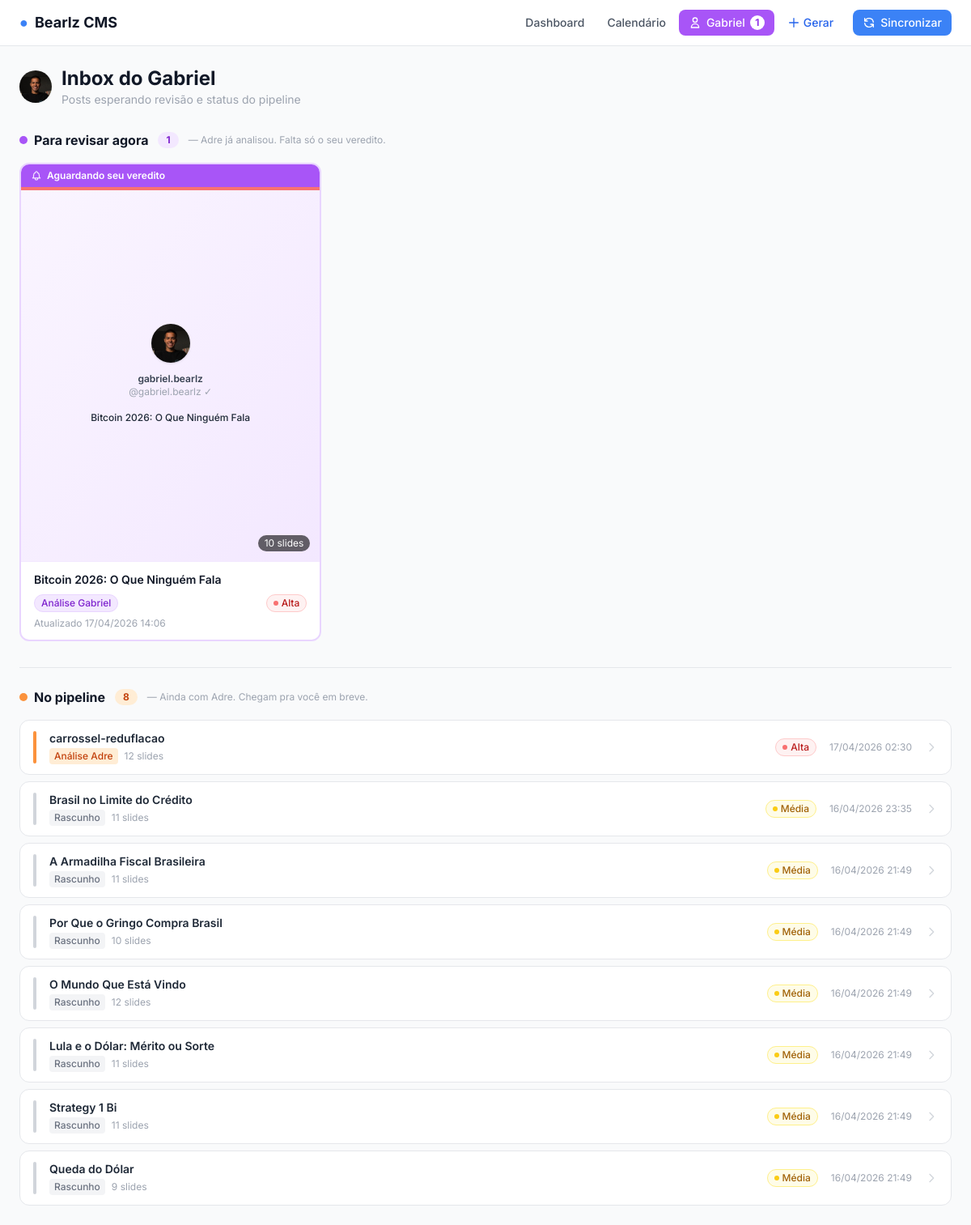
Screenshot of /gabriel with the database file from the repository.
### tables this page shows
CREATE TABLE carrosseis (
                slug        TEXT PRIMARY KEY,
                titulo      TEXT NOT NULL,
                status      TEXT NOT NULL DEFAULT 'rascunho',
                arquivo     TEXT,
                num_slides  INTEGER DEFAULT 0,
                created_at  TEXT DEFAULT (datetime('now')),
                updated_at  TEXT DEFAULT (datetime('now'))
            , prioridade TEXT NOT NULL DEFAULT 'media', tempo_revisao INTEGER DEFAULT 0, data_publicacao TEXT);

### app.py (the view)
@app.route("/gabriel")
def gabriel_inbox():
    with get_db() as conn:
        para_revisar = conn.execute(
            "SELECT * FROM carrosseis WHERE status='analise_gabriel' ORDER BY updated_at DESC"
        ).fetchall()
        aguardando = conn.execute(
            "SELECT * FROM carrosseis WHERE status IN ('rascunho','analise_adre') ORDER BY updated_at DESC"
        ).fetchall()
    def enrich(rows):
        result = []
        for r in rows:
            c = dict(r)
            c["status_label"], c["status_color"] = STATUS_LABELS.get(c["status"], ("?", "gray"))
            c["prio_label"],   c["prio_color"]   = PRIO_LABELS.get(c.get("prioridade","media"), ("Média","yellow"))
            c["updated_fmt"] = fmt_data(c["updated_at"])
            result.append(c)
        return result
    return render_template("gabriel.html",
                           para_revisar=enrich(para_revisar),
                           aguardando=enrich(aguardando))

### app.py (called while the page is built)
def get_db():
    conn = sqlite3.connect(DB_PATH)
    conn.row_factory = sqlite3.Row
    conn.execute("PRAGMA journal_mode=WAL")
    return conn

@app.context_processor
def inject_gabriel_count():
    try:
        with get_db() as conn:
            para_gabriel = conn.execute(
                "SELECT COUNT(*) FROM carrosseis WHERE status='analise_gabriel'"
            ).fetchone()[0]
            aguardando_adre = conn.execute(
                "SELECT COUNT(*) FROM carrosseis WHERE status IN ('rascunho','analise_adre')"
            ).fetchone()[0]
        return {"gabriel_fila": para_gabriel, "adre_fila": aguardando_adre}
    except Exception:
        return {"gabriel_fila": 0, "adre_fila": 0}

def fmt_data(iso: str) -> str:
    try:
        dt = datetime.fromisoformat(iso)
        return dt.strftime("%d/%m/%Y %H:%M")
    except Exception:
        return iso or ""

### templates/gabriel.html (shortened to what this page needs)
{% extends "base.html" %}
{% block content %}
<div class="flex items-center justify-between mb-6">
  <div>
    <div class="flex items-center gap-3 mb-1">
      <img src="/static/gabriel.png" class="w-10 h-10 rounded-full object-cover shadow-sm" alt="Gabriel">
      <div>
        <h1 class="text-2xl font-bold text-gray-900">Inbox do Gabriel</h1>
        <p class="text-sm text-gray-400">Posts esperando revisão e status do pipeline</p>
      </div>
    </div>
  </div>
</div>
<div class="mb-8">
  <div class="flex items-center gap-3 mb-4">
    <div class="flex items-center gap-2">
      <span class="w-2.5 h-2.5 rounded-full bg-purple-500 animate-pulse"></span>
      <h2 class="text-base font-bold text-gray-900">Para revisar agora</h2>
    </div>
    <span class="inline-flex items-center px-2.5 py-0.5 rounded-full text-xs font-bold
      {% if para_revisar %}bg-purple-100 text-purple-700{% else %}bg-gray-100 text-gray-500{% endif %}">
      {{ para_revisar | length }}
    </span>
    <p class="text-xs text-gray-400">— Adre já analisou. Falta só o seu veredito.</p>
  </div>
  {% if para_revisar %}
  <div class="grid grid-cols-1 sm:grid-cols-2 lg:grid-cols-3 xl:grid-cols-4 gap-4">
    {% for c in para_revisar %}
    <a href="/c/{{ c.slug }}"
       class="group bg-white rounded-xl border-2 border-purple-200 overflow-hidden hover:border-purple-400 hover:shadow-lg transition-all duration-150 flex flex-col relative">
      <div class="bg-purple-500 px-3 py-1.5 flex items-center gap-1.5">
        <span class="text-xs font-semibold text-white">Aguardando seu veredito</span>
      </div>
      <div class="aspect-[4/5] bg-gradient-to-br from-purple-50 to-purple-100 flex flex-col items-center justify-center p-6 relative">
        {% if c.prio_color == 'red' %}
        <div class="absolute top-0 left-0 right-0 h-1 bg-red-400"></div>
        {% elif c.prio_color == 'yellow' %}
        <div class="absolute top-0 left-0 right-0 h-1 bg-yellow-400"></div>
        {% endif %}
        <img src="/static/gabriel.png" class="w-12 h-12 rounded-full object-cover shadow mb-3" alt="Gabriel">
        <p class="text-xs font-semibold text-gray-700 text-center">gabriel.bearlz</p>
        <p class="text-xs text-gray-400 mb-4">@gabriel.bearlz ✓</p>
        <p class="text-center text-xs text-gray-800 font-medium leading-snug line-clamp-4 px-2">{{ c.titulo }}</p>
        {% if c.num_slides %}
        <span class="absolute bottom-3 right-3 bg-black/60 text-white text-xs px-2 py-0.5 rounded-full">
          {{ c.num_slides }} slides
        </span>
        {% endif %}
      </div>
      <div class="px-4 py-3 border-t border-purple-100 flex-1 flex flex-col justify-between">
        <p class="text-sm font-semibold text-gray-900 truncate mb-2">{{ c.titulo }}</p>
        <div class="flex items-center justify-between flex-wrap gap-1">
          <span class="text-xs font-medium px-2 py-0.5 rounded-full bg-purple-100 text-purple-700 border border-purple-200">
            Análise Gabriel
          </span>
          <span class="text-xs font-medium px-2 py-0.5 rounded-full border flex items-center gap-1
            {% if c.prio_color == 'red' %}bg-red-50 text-red-700 border-red-200
            {% elif c.prio_color == 'yellow' %}bg-yellow-50 text-yellow-700 border-yellow-200
            {% else %}bg-gray-100 text-gray-500 border-gray-200{% endif %}">
            <span class="w-1.5 h-1.5 rounded-full
              {% if c.prio_color == 'red' %}bg-red-400
              {% elif c.prio_color == 'yellow' %}bg-yellow-400
              {% else %}bg-gray-400{% endif %}"></span>
            {{ c.prio_label }}
          </span>
        </div>
        <p class="text-xs text-gray-400 mt-1.5">Atualizado {{ c.updated_fmt }}</p>
      </div>
    </a>
    {% endfor %}
  </div>
  {% endif %}
</div>
<div class="border-t border-gray-200 my-6"></div>
<div>
  <div class="flex items-center gap-3 mb-4">
    <div class="flex items-center gap-2">
      <span class="w-2.5 h-2.5 rounded-full bg-orange-400"></span>
      <h2 class="text-base font-bold text-gray-900">No pipeline</h2>
    </div>
    <span class="inline-flex items-center px-2.5 py-0.5 rounded-full text-xs font-bold
      {% if aguardando %}bg-orange-100 text-orange-700{% else %}bg-gray-100 text-gray-500{% endif %}">
      {{ aguardando | length }}
    </span>
    <p class="text-xs text-gray-400">— Ainda com Adre. Chegam pra você em breve.</p>
  </div>
  {% if aguardando %}
  <div class="flex flex-col gap-2">
    {% for c in aguardando %}
    <a href="/c/{{ c.slug }}"
       class="group bg-white rounded-xl border border-gray-200 hover:border-orange-300 hover:shadow-sm transition-all flex items-center gap-4 px-4 py-3">
      <div class="w-1 h-10 rounded-full flex-shrink-0
        {% if c.status == 'analise_adre' %}bg-orange-400{% else %}bg-gray-300{% endif %}"></div>
      <div class="flex-1 min-w-0">
        <p class="text-sm font-semibold text-gray-800 truncate group-hover:text-purple-600 transition-colors">
          {{ c.titulo }}
        </p>
        <div class="flex items-center gap-2 mt-0.5">
          <span class="text-xs font-medium px-1.5 py-0.5 rounded
            {% if c.status == 'analise_adre' %}bg-orange-100 text-orange-700{% else %}bg-gray-100 text-gray-500{% endif %}">
            {{ c.status_label }}
          </span>
          {% if c.num_slides %}
          <span class="text-xs text-gray-400">{{ c.num_slides }} slides</span>
          {% endif %}
        </div>
      </div>
      <span class="text-xs font-medium px-2 py-0.5 rounded-full border flex-shrink-0 flex items-center gap-1
        {% if c.prio_color == 'red' %}bg-red-50 text-red-700 border-red-200
        {% elif c.prio_color == 'yellow' %}bg-yellow-50 text-yellow-700 border-yellow-200
        {% else %}bg-gray-100 text-gray-500 border-gray-200{% endif %}">
        <span class="w-1.5 h-1.5 rounded-full
          {% if c.prio_color == 'red' %}bg-red-400
          {% elif c.prio_color == 'yellow' %}bg-yellow-400
          {% else %}bg-gray-400{% endif %}"></span>
        {{ c.prio_label }}
      </span>
      <span class="text-xs text-gray-400 flex-shrink-0 hidden sm:block">{{ c.updated_fmt }}</span>
      <svg xmlns="http://www.w3.org/2000/svg" class="w-4 h-4 text-gray-300 group-hover:text-purple-400 flex-shrink-0" fill="none" viewBox="0 0 24 24" stroke="currentColor" stroke-width="2">
        <path stroke-linecap="round" stroke-linejoin="round" d="M9 5l7 7-7 7"/>
      </svg>
    </a>
    {% endfor %}
  </div>
  {% else %}
  <div class="bg-white border border-gray-200 rounded-xl py-10 text-center">
    <p class="text-gray-500 font-medium">Pipeline vazio</p>
    <p class="text-gray-400 text-sm mt-1">Nenhum post em análise no momento.</p>
  </div>
  {% endif %}
</div>
{% endblock %}

### templates/base.html (style rules this page uses)
* { font-family: 'Inter', system-ui, sans-serif; }

### rows the page displays
carrosseis: titulo "Bitcoin 2026: O Que Ninguém Fala", num_slides "10", prio_label "Alta", updated_fmt "17/04/2026 14:06"
carrosseis: titulo "carrossel-reduflacao", status_label "Análise Adre", num_slides "12", prio_label "Alta", updated_fmt "17/04/2026 02:30"
carrosseis: titulo "Brasil no Limite do Crédito", status_label "Rascunho", num_slides "11", prio_label "Média", updated_fmt "16/04/2026 23:35"
carrosseis: titulo "A Armadilha Fiscal Brasileira", status_label "Rascunho", num_slides "11", prio_label "Média", updated_fmt "16/04/2026 21:49"
carrosseis: titulo "Por Que o Gringo Compra Brasil", status_label "Rascunho", num_slides "10", prio_label "Média", updated_fmt "16/04/2026 21:49"
carrosseis: titulo "O Mundo Que Está Vindo", status_label "Rascunho", num_slides "12", prio_label "Média", updated_fmt "16/04/2026 21:49"
carrosseis: titulo "Lula e o Dólar: Mérito ou Sorte", status_label "Rascunho", num_slides "11", prio_label "Média", updated_fmt "16/04/2026 21:49"
carrosseis: titulo "Strategy 1 Bi", status_label "Rascunho", num_slides "11", prio_label "Média", updated_fmt "16/04/2026 21:49"
carrosseis: titulo "Queda do Dólar", status_label "Rascunho", num_slides "9", prio_label "Média", updated_fmt "16/04/2026 21:49"

### other values shown
{{ gabriel_fila }} "1"
{{ para_revisar | length }} "1"
{{ aguardando | length }} "8"
